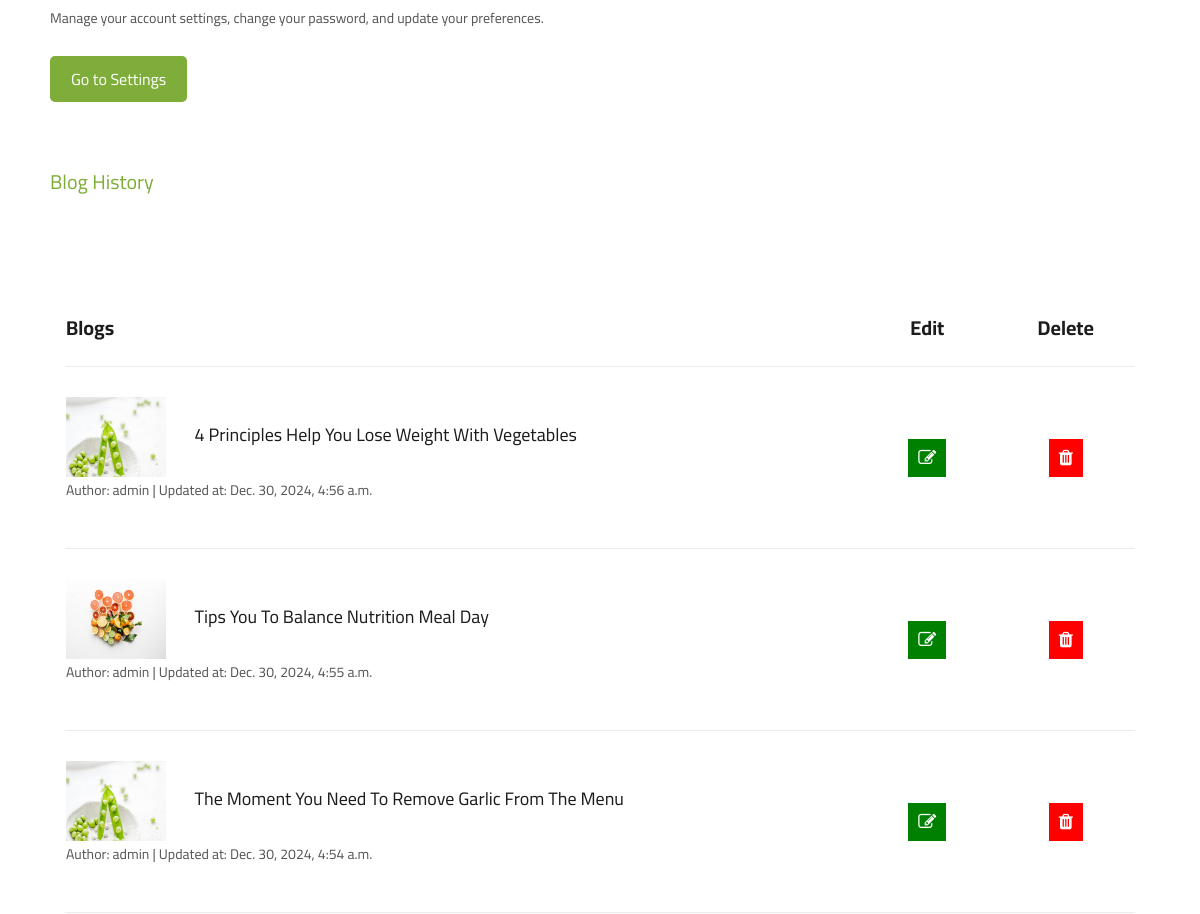
/accounts/profile/ (signed in, middle part), run on an earlier commit of the app's database.
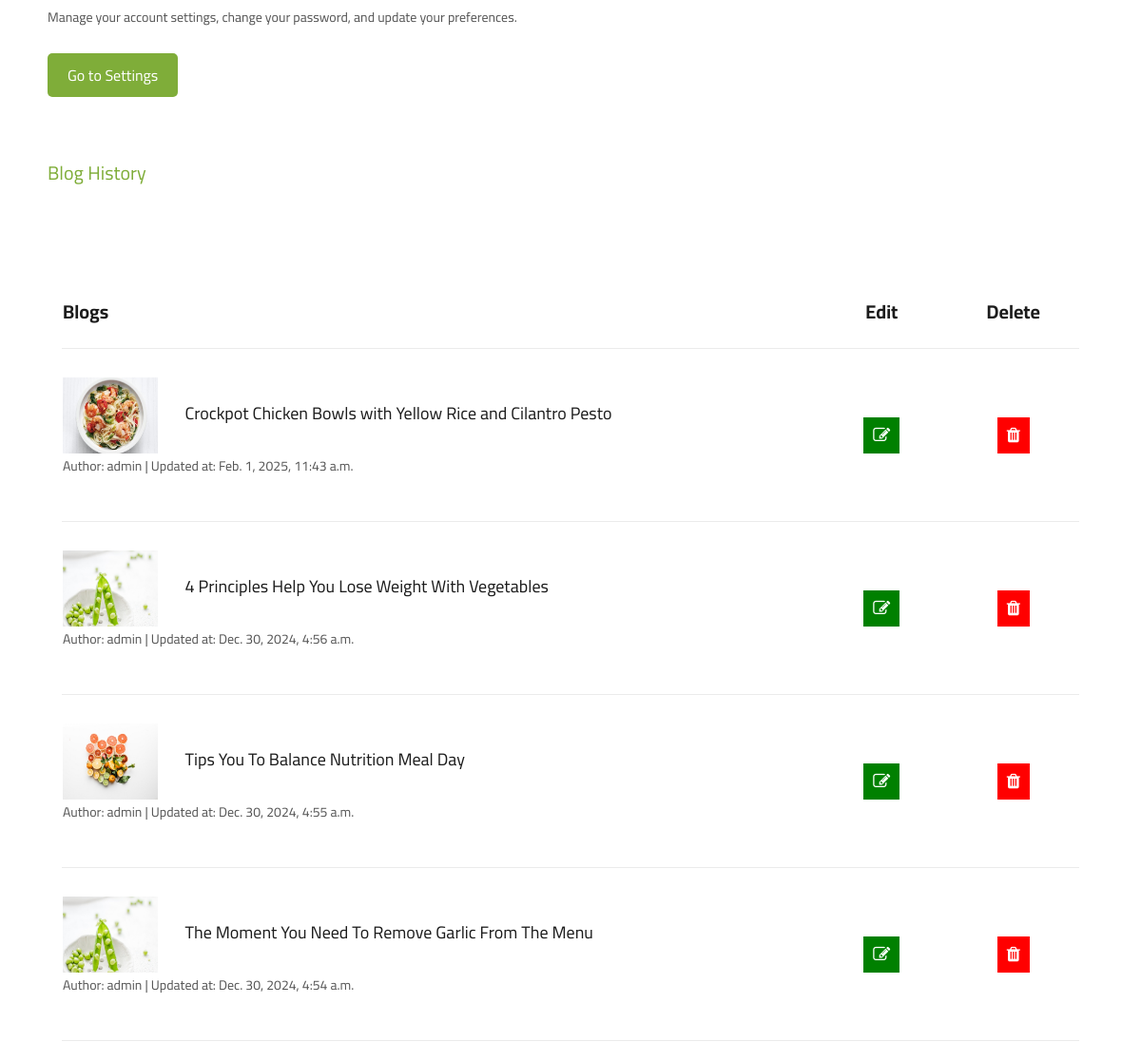
And on a later commit of the database.
### src/apps/blog/models.py (models this page shows, shortened)
class BlogModel(models.Model):
    title = models.CharField(max_length=255)
    blog_category = models.ForeignKey(BlogCategory, on_delete=models.CASCADE)
    author = models.ForeignKey(UserAccount, on_delete=models.PROTECT)
    blog_img = models.ImageField(upload_to='blog/images', blank=True, null=True)
    blog_thumb = models.ImageField(upload_to='blog/thumbnails', blank=True, null=True)
    blog_body = models.TextField()
    created_at = models.DateTimeField(auto_now_add=True)
    edited_at = models.DateTimeField(auto_now_add=True)

### src/apps/accounts/models.py (models this page shows)
class UserAccount(AbstractBaseUser, PermissionsMixin):
    profile_picture = models.ImageField(upload_to='profile/img', null=True, blank=True)
    first_name = models.CharField(max_length=20)
    last_name = models.CharField(max_length=20)
    username = models.CharField(max_length=20, unique=True)
    email = models.EmailField(max_length=50, unique=True)
    phone = models.CharField(max_length=15)
    address = models.CharField(max_length=255)
    city = models.CharField(max_length=50)
    country = models.CharField(max_length=20)
    birth_date = models.DateField(null=True, blank=True)
    date_joined     = models.DateTimeField(auto_now_add=True)
    last_login      = models.DateTimeField(blank=True, null=True)
    is_admin        = models.BooleanField(default=False)
    is_staff        = models.BooleanField(default=False)
    is_active       = models.BooleanField(default=False)
    USERNAME_FIELD = 'username'
    REQUIRED_FIELDS = ['first_name', 'last_name', 'email', 'city', 'country']
    objects: ClassVar[UserAccountManager] = UserAccountManager()
    def full_name(self):
        return f'{self.first_name} {self.last_name}'
    def __str__(self):
        return self.username

### src/apps/accounts/views.py (the view)
# urls.py: path('profile/', views.user_profile_page, name='profile_page'),
@login_required
def user_profile_page(request):
    html_template_name = 'accounts/profile.html'
    get_blogs = BlogModel.objects.filter(author=request.user).select_related('author').order_by('-edited_at')
    context = {
        'info': request.user,
        'user_blogs': get_blogs,
    }
    return render(request, html_template_name, context)

### src/common/context_processors/cart_product_count.py (called while the page is built)
def product_in_cart_count(request):
    product_count = 0
    current_user = request.user
    try:
        if current_user.is_authenticated:
            all_cart_products = CartProduct.objects.all().filter(user=current_user)
            product_count = all_cart_products.count()
    except CartProduct.DoesNotExist:
        product_count = 0
    return dict(counter = product_count)

### src/common/context_processors/make_newsletter_form_available.py (called while the page is built)
def newsletter_for_all_app(request):
    return {'newsletter_form': NewsLetterForm()}

### src/common/context_processors/money_counter.py (called while the page is built)
def cart_total(request):
    try:
        current_user = request.user
        if current_user.is_authenticated:
            cart = CartProduct.objects.filter(user=current_user)
            total = 0
            for item in cart:
                total += item.sub_total()
            tax = total * 0.1
            total += tax
        else:
            total = 0
    except CartProduct.DoesNotExist:
        total = 0
    return {'cart_total': total}

### templates/accounts/profile.html (shortened to what this page needs)
{% extends 'index.html' %}
{% load static %}
{% block content %}
</head>
<body>
  <div class="container">
    <div class="profile-content">
      <br>
      <br>
      <div id="settings" class="section">
        <br>
        <p>Manage your account settings, change your password, and update your preferences.</p>
        <a href="{% url 'account:settings_page'%}" class="btn">Go to Settings</a>
      </div>
      <br>
      <br>
      <div id="" class="section">
        <h2>Blog History</h2>
        <br>
        <section class="shoping-cart spad">
          <div class="container">
              <div class="row">
                  <div class="col-lg-12">
                      <div class="shoping__cart__table">
                          <table>
                              <thead>
                                  <tr>
                                      <th class="shoping__product">Blogs</th>
                                      <th>Edit</th>
                                      <th>Delete</th>
                                  </tr>
                              </thead>
                              <tbody>
                              {% if user_blogs %}
                                {% for blog in user_blogs %}
                                  <tr>
                                      <td class="shoping__cart__item">
                                          <img src="{{ blog.blog_thumb.url }}" style="width:100px; height:80px;"  alt="">
                                          <a href="{% url 'blog:blog_details' blog.id %}"><h5>{{ blog.title }}</h5></a>
                                          <p>Author: {{ blog.author }} | Updated at: {{ blog.edited_at }}</p>
                                      </td>
                                      <td class="shoping__cart__total">
                                          <a href="{% url 'blog:update_blog' blog.id %}" class="fa fa-pencil-square-o" style="background-color: green; color: white; border: none; padding: 10px 10px;"></a>
                                      </td>
                                      <td class="shoping__cart__total">
                                          <a href="{% url 'blog:delete_blog' blog.id %}" class="fa fa-trash" style="background-color: red; color: white; border: none; padding: 10px 10px;"></a>
                                      </td>
                                  </tr>
                                    {% endfor %}
                                  {% endif %}
                              </tbody>
                          </table>
                      </div>
                  </div>
              </div>
          </div>
      </section>
    </div>
      <br>
    </div>
  </div>
</body>
</html>
{% endblock %}

What changed in the data, as far as the page shows it:
added BlogModel: blog_thumb (picture), title "Crockpot Chicken Bowls with Yellow Rice and Cilantro Pesto", author "admin", edited_at "Feb. 1, 2025, 11:43 a.m."
